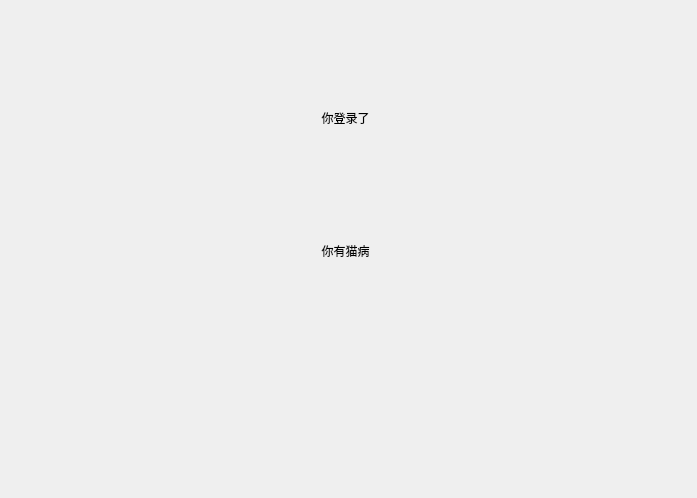
<?xml version="1.0" encoding="UTF-8"?>
<ui version="4.0">
 <class>LoginResult</class>
 <widget class="QWidget" name="LoginResult">
  <property name="geometry">
   <rect>
    <x>0</x>
    <y>0</y>
    <width>697</width>
    <height>498</height>
   </rect>
  </property>
  <property name="windowTitle">
   <string>LoginResult</string>
  </property>
  <widget class="QWidget" name="">
   <property name="geometry">
    <rect>
     <x>200</x>
     <y>90</y>
     <width>291</width>
     <height>261</height>
    </rect>
   </property>
   <layout class="QVBoxLayout" name="verticalLayout">
    <item>
     <widget class="QLabel" name="label">
      <property name="minimumSize">
       <size>
        <width>50</width>
        <height>20</height>
       </size>
      </property>
      <property name="text">
       <string>你登录了</string>
      </property>
      <property name="alignment">
       <set>Qt::AlignCenter</set>
      </property>
     </widget>
    </item>
    <item>
     <widget class="QLabel" name="avator">
      <property name="minimumSize">
       <size>
        <width>200</width>
        <height>200</height>
       </size>
      </property>
      <property name="text">
       <string>你有猫病</string>
      </property>
      <property name="alignment">
       <set>Qt::AlignCenter</set>
      </property>
     </widget>
    </item>
   </layout>
  </widget>
 </widget>
 <resources/>
 <connections/>
</ui>
